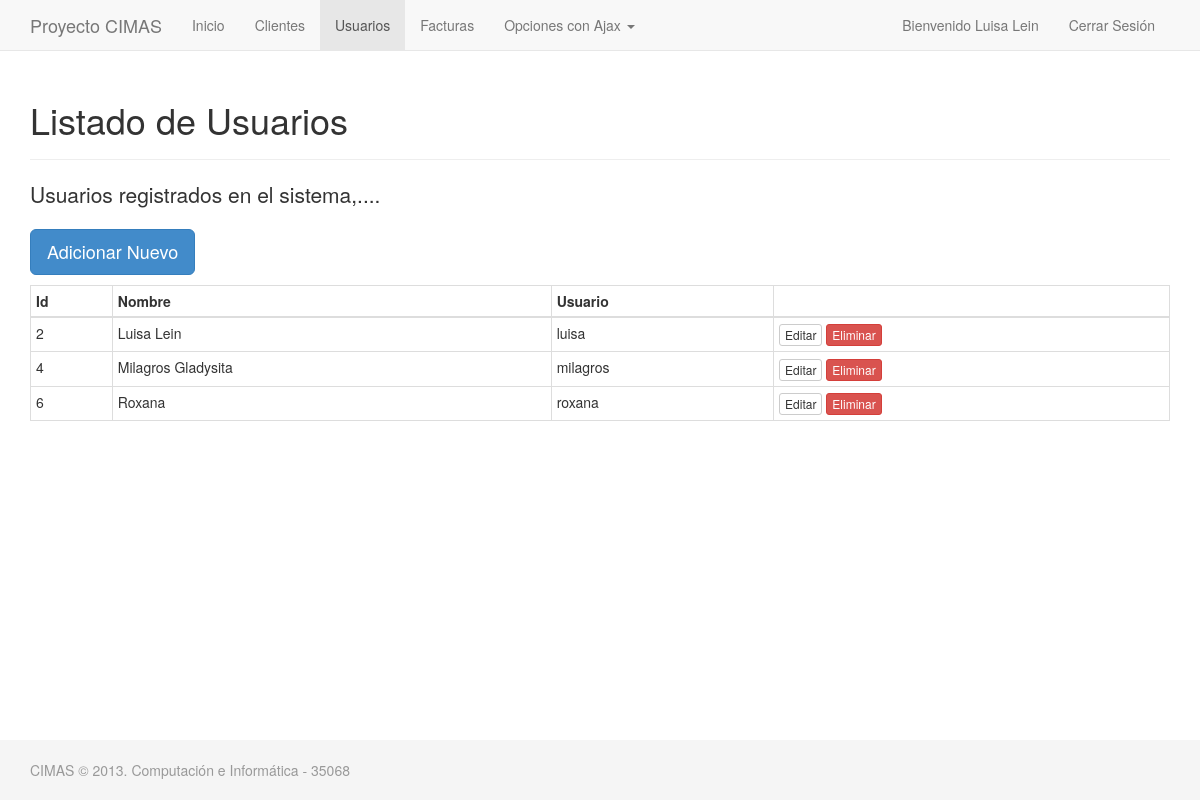
The app's page /usuario/index.php (signed in) with its own data.
### tables this page shows
CREATE TABLE `usuario` (
  `id` int(11) NOT NULL AUTO_INCREMENT,
  `usuario` varchar(50) NOT NULL,
  `password` varchar(50) NOT NULL,
  `nombres` varchar(150) NOT NULL,
  `correo` varchar(150) NOT NULL,
  PRIMARY KEY (`id`)
);

### include/Usuario.php (called while the page is built, shortened)
<?php
class Usuario extends DB
{
	public function obtenerTodosUsuarios()
	{
		$link = $this->getConnection();
		$res = $link->prepare('SELECT * FROM usuario');
		$res->execute();
		$rows = $res->fetchAll();
		return $rows;
	}
	public function getUsuarioById($id)
	{
		$link = $this->getConnection();
		$res = $link->prepare('SELECT * FROM usuario WHERE id = ?');
		$res->execute(array($id));
		$rows = $res->fetchAll();
		if(count($rows) > 0)
			return $rows[0];
		else
			return false;
	}
}

### login.php (called while the page is built, shortened)
<?php
if(isset($_SESSION['IdUsu']) && !empty($_SESSION['IdUsu'])) {
	require_once 'include/Usuario.php';
	$usuario = new Usuario();
	$existe = $usuario->getUsuarioById($_SESSION['IdUsu']);
} else {
	header('Location: /ejemplo10/index.php');
	exit;
}

### usuario/index.php (the view, shortened to what this page needs)
<?php
require_once '../login.php';
require_once '../include/Usuario.php';
?>
<!DOCTYPE html>
<html lang="en">
  <head>
    <link href="../css/bootstrap.css" rel="stylesheet">
    <link href="../css/sticky-footer-navbar.css" rel="stylesheet">
	<link href="../css/cliente.css" rel="stylesheet">
  </head>
  <body>
    <div id="wrap">
      <?php include '../header.php';?>
      <div class="container">
        <div class="page-header">
          <h1>Listado de Usuarios</h1>
        </div>
        <p class="lead">Usuarios registrados en el sistema,....</p>
		<p>
			<a href="nuevo.php" class="btn btn-primary btn-lg">Adicionar Nuevo</a>
		</p>
		<div class="table-responsive">
		<table class='table table-bordered table-hover table-condensed'>
			<thead>
				<tr>
					<th>Id</th>
					<th>Nombre</th>
					<th>Usuario</th>
					<th></th>
				</tr>
			<thead>
			<tbody>
<?php
$oUsu = new Usuario();
$usuarios = $oUsu->obtenerTodosUsuarios();
foreach($usuarios as $item){ ?>
				<tr>
					<td><?php echo $item['id'];?></td>
					<td><?php echo $item['nombres'];?></td>
					<td><?php echo $item['usuario'];?></td>
					<td>
						<a class="btn btn-default btn-xs" href="edit.php?id=<?php echo $item['id'];?>">Editar</a>
						<a class="btn btn-danger btn-xs" href="delete.php?id=<?php echo $item['id'];?>">Eliminar</a>
					</td>
				</tr>
<?php } ?>
			</tbody>
		</table>
		</div>
      </div>
    </div>
	<?php include '../footer.php';?>
  </body>
</html>

### css/sticky-footer-navbar.css (style rules this page uses)
html, body { height: 100%; }
#wrap { min-height: 100%; height: auto !important; height: 100%; margin: 0 auto -60px; padding: 0 0 60px; }
#wrap > .container { padding: 60px 15px 0; }

### records on screen
usuario: id "2", nombres "Luisa Lein", usuario "luisa"
usuario: id "4", nombres "Milagros Gladysita", usuario "milagros"
usuario: id "6", nombres "Roxana", usuario "roxana"

### other values on screen
$_SESSION['nick'] "Luisa Lein"
